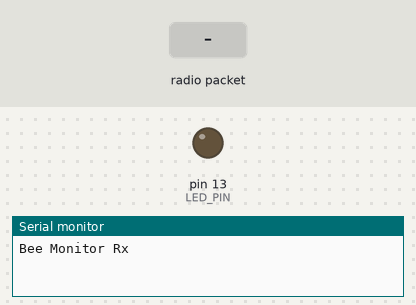
Simulated run of this sketch. Board: Arduino Uno, built with avr-gcc and run on an emulated ATmega328P. Shown: output pins drawn as LEDs (lit = HIGH), the last lines printed to the serial monitor. Inputs (shaded band) come from the test bench. No radio packets arrive unless stated.

Above: at 2.2 s.
2.3 s: radio packet "46" arrives
At 3.1 s:
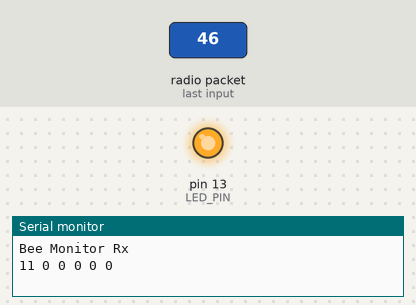
Timing chart, 0 to 5.3 s (numbered marks = the images above; inputs shaded):
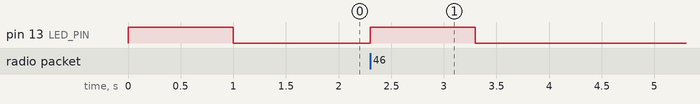

Measured:
- after the input at 2.3 s, pin 13 (LED_PIN): LOW → HIGH at once, → LOW 1.0 s later

The sketch:

ArduinoRx.ino
```cpp
/*-------------------------------------------------------------
Bee Monitor V2.0
ArduinoRx - Receive data via RF, decod and print to serial - Arduino connected to web-connected Raspberry Pi via USB serial

Glyn Hudson 10/4/12
OpenEnergyMonitor.org
BeeMonitor.org

GNU GPL V3

//RF module: http://openenergymonitor.org/emon/buildingblocks/simple-rf-link
--------------------------------------------------------------*/
#include <VirtualWire.h> // library for RF RX/TX

int variableA, variableB, variableC, variableD, variableE;
float A,B,C,D,E;

char cArray[30];
int ic=0;

const int nodeID=11;
const int LED_PIN=13;


int readDataRF()
{
   int done = 0;
   int inByte;

   uint8_t buf[VW_MAX_MESSAGE_LEN];
   uint8_t buflen = VW_MAX_MESSAGE_LEN;

   if (vw_get_message(buf, &buflen))
   {
      for (int i = 0; i < buflen; i++)
      {
         inByte = (char)buf[i];

         //--------------------------------------------------
         // On recieve of variables
         //--------------------------------------------------
         if (inByte=='A')
         {
            variableA = atoi(cArray);      //String to float
         }

         if (inByte=='B')
         {
            variableB = atoi(cArray);      //String to float
         }

          if (inByte=='C')
         {
            variableC = atoi(cArray);      //String to float
         }

          if (inByte=='D')
         {
            variableD = atoi(cArray);      //String to float
         }

            if (inByte=='E')
         {
            variableE = atoi(cArray);      //String to float
         }

         //--------------------------------------------------

         //--------------------------------------------------
         // if character A to Z : reset arrays
         //--------------------------------------------------
         if (inByte>64 && inByte<91)
         {
            ic=0;
            for(int i=0; i<10; i++) cArray[i] = 0;
         }
         //--------------------------------------------------

         //--------------------------------------------------
         //If digit 0 to 9 .. or decimal point (46) or negative (45)
         //--------------------------------------------------
         if ((inByte>47 && inByte<58) || inByte==46 || inByte==45 )
         {
            //add to character array
            cArray[ic] = inByte; ic++;
         }
         //--------------------------------------------------
      }
      done = 1;
   }
   //Return status
   return done;
}


void setup()
{
    pinMode(LED_PIN, OUTPUT);
    Serial.begin(9600);

      //---------------------------------------------------------
  // Reciever setup
  //---------------------------------------------------------
  vw_set_ptt_inverted(true);          // Required for DR3100
  vw_setup(2000);	              	// Bits per sec
  vw_set_rx_pin(7);                   //Dig 6
  vw_rx_start();                      // Start
  //---------------------------------------------------------

    digitalWrite(LED_PIN, HIGH);
    Serial.println("Bee Monitor Rx");
    delay(1000);
    digitalWrite(LED_PIN, LOW);

}

void loop()
{


if (readDataRF())
  {
    digitalWrite(LED_PIN,HIGH);
    /*A=variableA/100.0;
    B=variableB/100.0;
    C=variableC/100.0;
    D=variableD/100.0;
    E=variableE/100.0;*/

    //write data to serial in formatt OEM_gateway python script can understand nodeID Val1 Val2 etc.
    Serial.print(nodeID);    Serial.print(" ");
    Serial.print(variableA); Serial.print(" ");
    Serial.print(variableB); Serial.print(" ");
    Serial.print(variableC); Serial.print(" ");
    Serial.print(variableD); Serial.print(" ");
    Serial.println(variableE);

  delay(1000);
  digitalWrite(LED_PIN,LOW);
  } // end if RF

}
```
